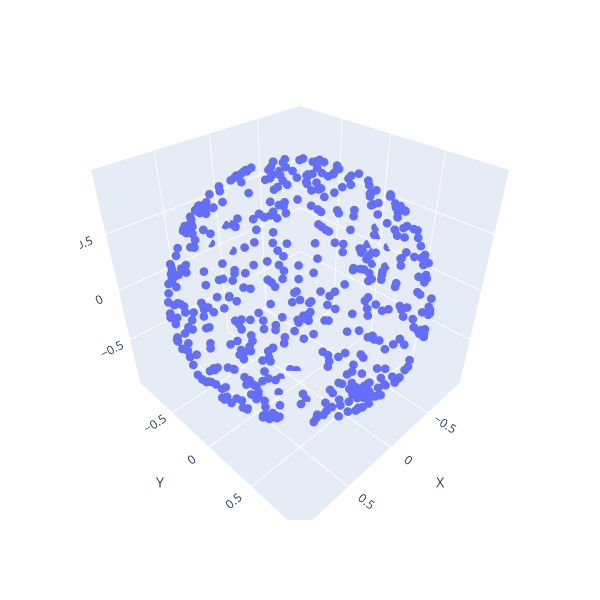

Source (notebook cell):
### Code cell
# Betti numbers
betti_nums = get_betti_nums(diagram, threshold)
print(f'betti_nums = {betti_nums}')

# Now the interactive 3D scatter
x, y, z = sample[:,0], sample[:,1], sample[:,2]

fig = px.scatter_3d(
    x=x, y=y, z=z,
    labels={'x': 'X', 'y': 'Y', 'z': 'Z'},
    width=600, height=600,
)
fig.update_traces(marker={'size': 3})
# lock axes to equal scale
rng = max(x.max()-x.min(), y.max()-y.min(), z.max()-z.min())/2
center = [(a.max()+a.min())/2 for a in (x,y,z)]
axis_kwargs = [
    {'range': (center[i]-rng, center[i]+rng)}
    for i in range(3)
]

fig.update_layout(scene={
    'xaxis': axis_kwargs[0],
    'yaxis': axis_kwargs[1],
    'zaxis': axis_kwargs[2],
    'aspectmode': 'manual',
    'aspectratio': {'x': 1, 'y': 1, 'z': 1}
})
fig.show()

### Figure 1 — Plotly figure (JSON) as saved in the notebook; plotly's stock layout.template omitted (floating-point values rounded to 4 significant figures; data arrays with more than 128 entries replaced by an {"elided": "..."} marker saying what was removed)
{"data": [{"hovertemplate": "X=%{x}<br>Y=%{y}<br>Z=%{z}<extra></extra>", "legendgroup": "", "marker": {"color": "#636efa", "size": 3, "symbol": "circle"}, "mode": "markers", "name": "", "scene": "scene", "showlegend": false, "type": "scatter3d", "x": {"elided": "500 float values"}, "y": {"elided": "500 float values"}, "z": {"elided": "500 float values"}}], "layout": {"height": 600, "legend": {"tracegroupgap": 0}, "margin": {"t": 60}, "scene": {"aspectmode": "manual", "aspectratio": {"x": 1, "y": 1, "z": 1}, "domain": {"x": [0, 1], "y": [0, 1]}, "xaxis": {"range": [-0.9975, 0.9943], "title": {"text": "X"}}, "yaxis": {"range": [-0.9941, 0.9977], "title": {"text": "Y"}}, "zaxis": {"range": [-0.9905, 1.001], "title": {"text": "Z"}}}, "width": 600}}
